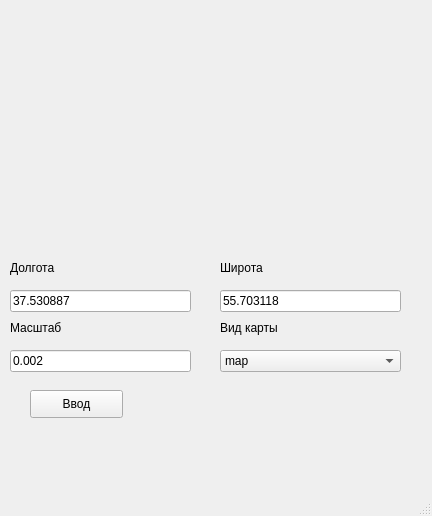
<?xml version="1.0" encoding="UTF-8"?>
<ui version="4.0">
 <class>MainWindow</class>
 <widget class="QMainWindow" name="MainWindow">
  <property name="geometry">
   <rect>
    <x>0</x>
    <y>0</y>
    <width>432</width>
    <height>516</height>
   </rect>
  </property>
  <property name="windowTitle">
   <string>Task_1</string>
  </property>
  <widget class="QWidget" name="centralwidget">
   <widget class="QLineEdit" name="lattitude">
    <property name="geometry">
     <rect>
      <x>220</x>
      <y>290</y>
      <width>181</width>
      <height>22</height>
     </rect>
    </property>
    <property name="text">
     <string>55.703118</string>
    </property>
   </widget>
   <widget class="QLineEdit" name="longitude">
    <property name="geometry">
     <rect>
      <x>10</x>
      <y>290</y>
      <width>181</width>
      <height>22</height>
     </rect>
    </property>
    <property name="text">
     <string>37.530887</string>
    </property>
   </widget>
   <widget class="QPushButton" name="show_image">
    <property name="geometry">
     <rect>
      <x>30</x>
      <y>390</y>
      <width>93</width>
      <height>28</height>
     </rect>
    </property>
    <property name="text">
     <string>Ввод</string>
    </property>
   </widget>
   <widget class="QLabel" name="image">
    <property name="geometry">
     <rect>
      <x>10</x>
      <y>10</y>
      <width>391</width>
      <height>241</height>
     </rect>
    </property>
    <property name="text">
     <string/>
    </property>
   </widget>
   <widget class="QLineEdit" name="spn">
    <property name="geometry">
     <rect>
      <x>10</x>
      <y>350</y>
      <width>181</width>
      <height>22</height>
     </rect>
    </property>
    <property name="text">
     <string>0.002</string>
    </property>
   </widget>
   <widget class="QLabel" name="api_longitude">
    <property name="geometry">
     <rect>
      <x>10</x>
      <y>260</y>
      <width>181</width>
      <height>16</height>
     </rect>
    </property>
    <property name="text">
     <string>Долгота</string>
    </property>
   </widget>
   <widget class="QLabel" name="api_lattitude">
    <property name="geometry">
     <rect>
      <x>220</x>
      <y>260</y>
      <width>181</width>
      <height>16</height>
     </rect>
    </property>
    <property name="text">
     <string>Широта</string>
    </property>
   </widget>
   <widget class="QLabel" name="api_type_maps">
    <property name="geometry">
     <rect>
      <x>220</x>
      <y>320</y>
      <width>181</width>
      <height>16</height>
     </rect>
    </property>
    <property name="text">
     <string>Вид карты</string>
    </property>
   </widget>
   <widget class="QLabel" name="api_spn">
    <property name="geometry">
     <rect>
      <x>10</x>
      <y>320</y>
      <width>181</width>
      <height>16</height>
     </rect>
    </property>
    <property name="text">
     <string>Масштаб</string>
    </property>
   </widget>
   <widget class="QComboBox" name="type_maps">
    <property name="geometry">
     <rect>
      <x>220</x>
      <y>350</y>
      <width>181</width>
      <height>22</height>
     </rect>
    </property>
    <item>
     <property name="text">
      <string>map</string>
     </property>
    </item>
    <item>
     <property name="text">
      <string>sat</string>
     </property>
    </item>
    <item>
     <property name="text">
      <string>sat.skl</string>
     </property>
    </item>
   </widget>
  </widget>
  <widget class="QMenuBar" name="menubar">
   <property name="geometry">
    <rect>
     <x>0</x>
     <y>0</y>
     <width>432</width>
     <height>26</height>
    </rect>
   </property>
  </widget>
  <widget class="QStatusBar" name="statusbar"/>
 </widget>
 <resources/>
 <connections/>
</ui>
